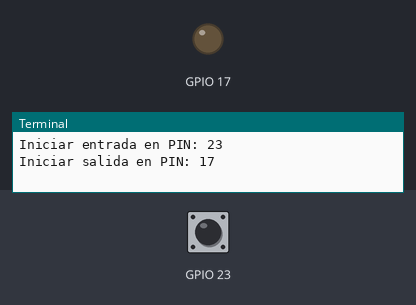
Bench run of a program on a simulated Raspberry Pi (BCM pin numbers). On the bench: output pins drawn as LEDs (lit = HIGH), the last lines printed to the terminal. The inputs (shaded band) are chosen by the test bench; at power-on: GPIO 23 HIGH.

Above: at 5.0 s.
5.1 s: GPIO 23 pulled LOW for 0.15 s
At 5.17 s:
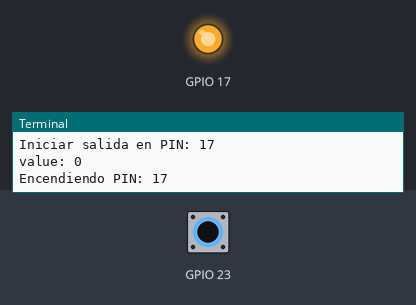
6.7 s: GPIO 23 pulled LOW for 3.2 s
At 10.2 s:
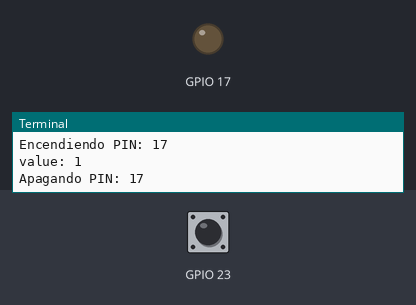
Timing chart, 0 to 11.7 s (numbered marks = the images above; inputs shaded):
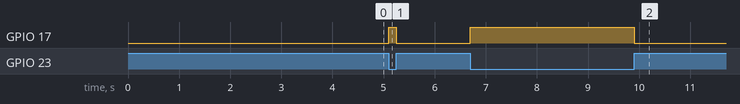

Measured:
- after the input at 5.1 s, GPIO 17: LOW → HIGH at once, → LOW 0.15 s later
- after the input at 6.7 s, GPIO 17: LOW → HIGH at once, → LOW 3.2 s later

The program:

funciones.py
```python
import RPi.GPIO as GPIO
import time
GPIO.setmode(GPIO.BCM)

def iniciar_entrada(pin):
	GPIO.setup(pin, GPIO.IN, GPIO.PUD_UP)
	print "Iniciar entrada en PIN: " + str(pin)

def iniciar_salida(pin):
	GPIO.setup(pin , GPIO.OUT)
	print "Iniciar salida en PIN: " + str(pin)
	# GPIO como salida

def apagar(pin):
	# GPIO.output( pin , False )
	GPIO.output(pin, GPIO.LOW)
	print "Apagando PIN: " + str(pin)

def delay(second):
	time.sleep( second )

def encender(pin):
	# GPIO.output( pin , True )
	GPIO.output(pin , GPIO.HIGH)
	print "Encendiendo PIN: " + str(pin)

def limpiar():
	GPIO.cleanup()
	print "Limpiando ..."

def test1(channel):
	print "value: " + str( GPIO.input(channel) )
	if GPIO.input(channel) == 0:
		encender(17)
	else:
		apagar(17)

try:
	iniciar_entrada(23)
	iniciar_salida(17)
	GPIO.add_event_detect(23, GPIO.BOTH, callback=test1)
	delay(300)
finally:
	limpiar()
```
